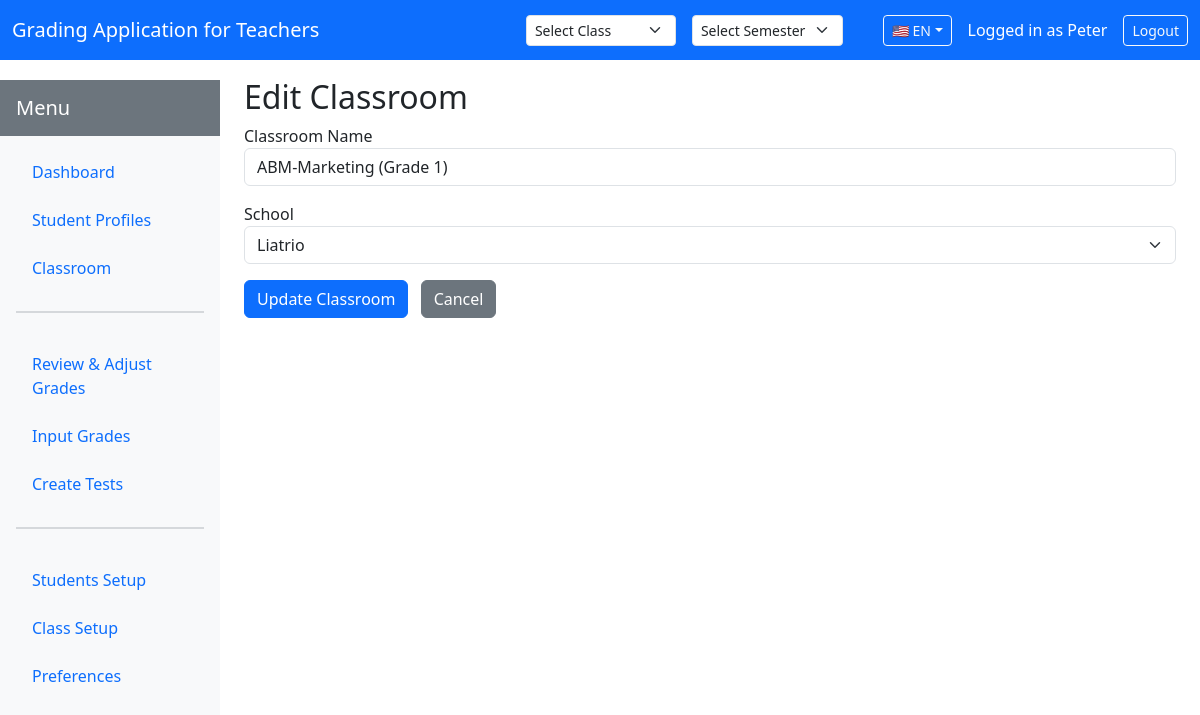
/classrooms/edit/2 (signed in), run on the app's committed database.
### app/models.py (models this page shows)
class Teacher(UserMixin, db.Model):
    id = db.Column(db.Integer, primary_key=True)
    first_name = db.Column(db.String(50), nullable=False)
    last_name = db.Column(db.String(50), nullable=False)
    email = db.Column(db.String(120), unique=True, nullable=False)
    password_hash = db.Column(db.String(128), nullable=False)
    preferred_language = db.Column(db.String(5), default='en', nullable=False)
    schools = db.relationship('School', backref='teacher', lazy=True)

class Classroom(db.Model):
    id = db.Column(db.Integer, primary_key=True)
    name = db.Column(db.String(100), nullable=False)
    school_id = db.Column(db.Integer, db.ForeignKey('school.id'), nullable=False)
    students = db.relationship('Student', backref='classroom', lazy=True, cascade="all, delete-orphan")

### app/routes.py (the view, shortened to what this page needs)
@main.route('/classrooms/edit/<int:classroom_id>', methods=['GET', 'POST'])
@login_required
def edit_classroom(classroom_id):
    from .models import Classroom, School
    from .forms import EditClassroomForm
    classroom = Classroom.query.join(School).filter(Classroom.id==classroom_id, School.teacher_id==current_user.id).first_or_404()
    schools = School.query.filter_by(teacher_id=current_user.id).all()
    form = EditClassroomForm(obj=classroom)
    form.school.choices = [(school.id, school.name) for school in schools]
    form.school.data = classroom.school_id
    return render_template('edit_classroom.html', form=form)

### app/forms.py
class EditClassroomForm(FlaskForm):
    name = StringField('Classroom Name', validators=[DataRequired(), Length(max=100)])
    school = SelectField('School', coerce=int, validators=[DataRequired()])
    submit = SubmitField('Update Classroom')

### app/__init__.py (called while the page is built)
def get_locale():
    from flask import session, request
    from flask_login import current_user
    if current_user.is_authenticated and hasattr(current_user, 'preferred_language') and current_user.preferred_language:
        return current_user.preferred_language
    if 'language' in session:
        return session['language']
    return request.accept_languages.best_match(['en', 'fr']) or 'en'

def create_app(config_name=None):
    app = Flask(__name__)
    if config_name is None:
        config_name = os.environ.get('FLASK_ENV', 'development')
    from config import config
    app.config.from_object(config[config_name])
    app.config['PERMANENT_SESSION_LIFETIME'] = 86400  # 24 hours
    db.init_app(app)
    login_manager.init_app(app)
    login_manager.login_view = 'main.login'
    login_manager.login_message = 'Please log in to access this page.'
    login_manager.login_message_category = 'info'
    babel.init_app(app, locale_selector=get_locale)
    @app.context_processor
    def inject_conf_vars():
        from flask_babel import get_locale
        return {
            'get_locale': get_locale,
            'LANGUAGES': {'en': 'English', 'fr': 'Français'}
        }
    from .routes import main as main_blueprint
    app.register_blueprint(main_blueprint)
    return app

### app/routes.py (called while the page is built)
@login_manager.user_loader
def load_user(user_id):
    return Teacher.query.get(int(user_id))

### app/templates/OLD/edit_classroom.html (shortened to what this page needs)
{% extends 'base.html' %}
{% block content %}
<h2>Edit Classroom</h2>
<form method="post">
    <div class="mb-3">
        {{ form.name.label }}
        {{ form.name(class="form-control") }}
    </div>
    <div class="mb-3">
        {{ form.school.label }}
        {{ form.school(class="form-select") }}
    </div>
    <button type="submit" class="btn btn-primary">Update Classroom</button>
    <a href="{{ url_for('main.manage_classrooms') }}" class="btn btn-secondary ms-2">Cancel</a>
</form>
{% endblock %}

### app/templates/base.html (shortened to what this page needs)
<!DOCTYPE html>
<html lang="{{ get_locale() }}">
<head>
    <link rel="stylesheet" href="https://cdn.jsdelivr.net/npm/bootstrap@5.3.0/dist/css/bootstrap.min.css">
</head>
<body>
<header class="navbar navbar-expand-lg navbar-dark bg-primary" style="height:60px;position:fixed;top:0;left:0;width:100%;z-index:1100;">
    <div class="container-fluid d-flex justify-content-between align-items-center">
        <a class="navbar-brand text-white" href="{{ url_for('main.index') }}">{{ _('Grading Application for Teachers') }}</a>
        <div class="d-flex align-items-center">
            {% if current_user.is_authenticated %}
            <div class="d-flex align-items-center me-4">
                <div class="me-3">
                    <select class="form-select form-select-sm" id="global_class_filter" style="min-width: 150px;" onchange="saveGlobalFilters()">
                        <option value="">{{ _('Select Class') }}</option>
                    </select>
                </div>
                <div class="me-3">
                    <select class="form-select form-select-sm" id="global_semester_filter" style="min-width: 120px;" onchange="saveGlobalFilters()">
                        <option value="">{{ _('Select Semester') }}</option>
                    </select>
                </div>
            </div>
            {% endif %}
            <div class="dropdown me-3">
                <button class="btn btn-outline-light btn-sm dropdown-toggle" type="button" data-bs-toggle="dropdown" id="langSelector">
                </button>
            </div>
            {% if current_user.is_authenticated %}
                <span class="me-3 text-white">{{ _('Logged in as') }} {{ current_user.first_name }}</span>
                <a href="{{ url_for('main.logout') }}" class="btn btn-outline-light btn-sm">{{ _('Logout') }}</a>
            {% else %}
                <a href="{{ url_for('main.login') }}" class="btn btn-outline-light btn-sm">{{ _('Login') }}</a>
                <a href="{{ url_for('main.register') }}" class="btn btn-outline-light btn-sm ms-2">{{ _('Register') }}</a>
            {% endif %}
        </div>
    </div>
</header>
<div style="margin-top:60px;">
  <div class="layout-wrapper d-flex">
    <nav class="flex-column bg-light p-0 sidebar" style="width:220px;min-width:220px;min-height:100vh;position:fixed;top:80px;left:0;z-index:1000;">
      <div class="p-3 bg-secondary text-white">
        <h5 class="mb-0">{{ _('Menu') }}</h5>
      </div>
      <ul class="nav nav-pills flex-column p-3">
        <li class="nav-item mb-2"><a class="nav-link" href="{{ url_for('main.dashboard') }}">{{ _('Dashboard') }}</a></li>
        <li class="nav-item mb-2"><a class="nav-link" href="{{ url_for('main.student_tab') }}">{{ _('Student Profiles') }}</a></li>
        <li class="nav-item mb-2"><a class="nav-link" href="{{ url_for('main.classroom') }}">{{ _('Classroom') }}</a></li>
        <li class="nav-item mb-3">
          <hr style="border: none; height: 2px; background-color: #6c757d; margin: 15px 0;">
        </li>
        <li class="nav-item mb-2"><a class="nav-link" href="{{ url_for('main.review_grades') }}">{{ _('Review & Adjust Grades') }}</a></li>
        <li class="nav-item mb-2"><a class="nav-link" href="{{ url_for('main.input_grades') }}">{{ _('Input Grades') }}</a></li>
        <li class="nav-item mb-2"><a class="nav-link" href="{{ url_for('main.create_tests') }}">{{ _('Create Tests') }}</a></li>
        <li class="nav-item mb-3">
          <hr style="border: none; height: 2px; background-color: #6c757d; margin: 15px 0;">
        </li>
        <li class="nav-item mb-2"><a class="nav-link" href="{{ url_for('main.student_wizard') }}">{{ _('Students Setup') }}</a></li>
        <li class="nav-item mb-2"><a class="nav-link" href="{{ url_for('main.setup_wizard') }}">{{ _('Class Setup') }}</a></li>
        <li class="nav-item mb-2"><a class="nav-link" href="{{ url_for('main.preferences') }}">{{ _('Preferences') }}</a></li>
      </ul>
    </nav>
    <div class="main-content" style="margin-left:220px;width:100%;">
      <div class="container-fluid px-2 px-md-4" style="margin-top:18px;">
    {% block content %}{% endblock %}
</div>
</div>
</body>
</html>

### data on the page
Teacher: first_name "Peter"
Classroom: name "ABM-Marketing (Grade 1)", school "Liatrio"

### other printed values
form field value "Select Class"
form field value "Select Semester"
